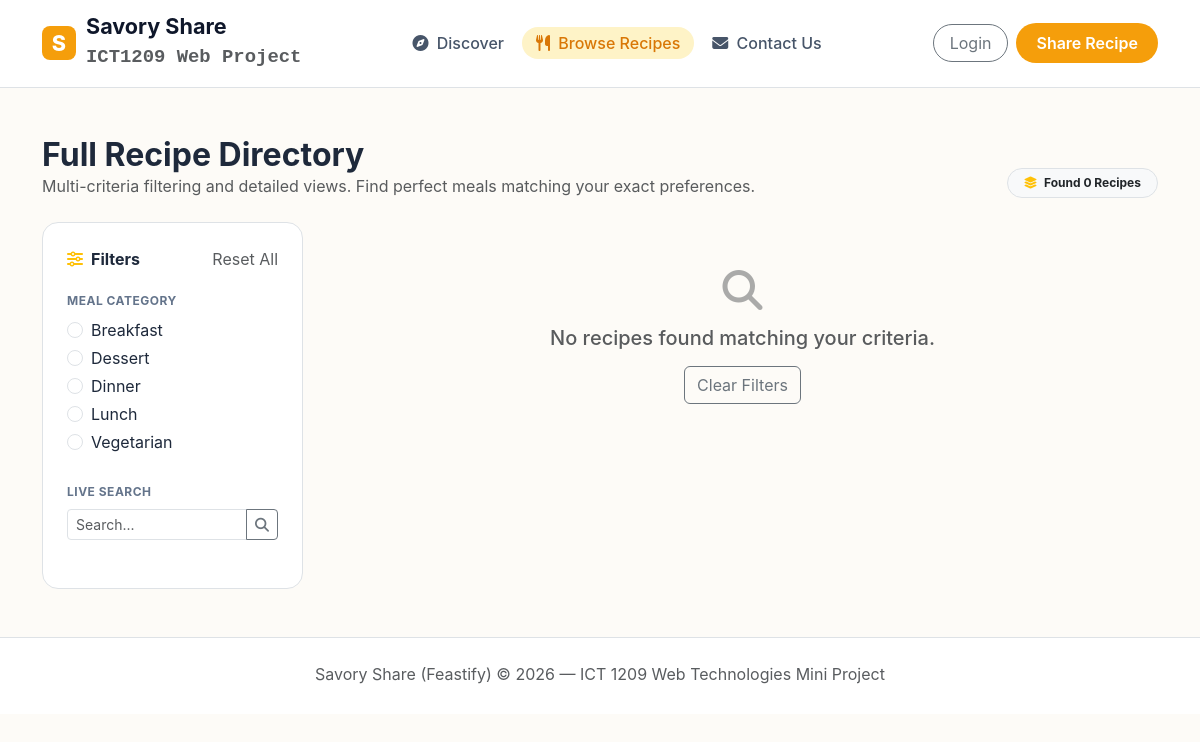
Page /dashboard.php on the committed database.
### tables this page shows
CREATE TABLE IF NOT EXISTS `categories` (
  `id` INT AUTO_INCREMENT PRIMARY KEY,
  `name` VARCHAR(50) NOT NULL UNIQUE,
  `slug` VARCHAR(50) NOT NULL UNIQUE,
  `icon` VARCHAR(50) DEFAULT 'fa-solid fa-utensils'
);

### dashboard.php (the view, shortened to what this page needs)
<?php
require_once 'includes/db.php';
$search = $_GET['q'] ?? '';
$category = $_GET['category'] ?? '';
$query = "SELECT r.*, c.name as category_name, c.slug as category_slug FROM recipes r LEFT JOIN categories c ON r.category_id = c.id WHERE 1=1";
$params = [];
$query .= " ORDER BY r.created_at DESC";
$stmt = $pdo->prepare($query);
$stmt->execute($params);
$recipes = $stmt->fetchAll();
?>
<!DOCTYPE html>
<html lang="en">
<head>
  <link href="https://cdn.jsdelivr.net/npm/bootstrap@5.3.0/dist/css/bootstrap.min.css" rel="stylesheet">
  <link rel="stylesheet" href="https://cdnjs.cloudflare.com/ajax/libs/font-awesome/6.4.0/css/all.min.css">
  <link rel="stylesheet" href="css/wireframe.css">
</head>
<body>
  <nav class="navbar navbar-expand-lg bg-white border-bottom py-3 sticky-top">
    <div class="container">
      <a class="navbar-brand-custom" href="index.php">
        <span class="brand-badge">S</span>
        <div>
          <div class="lh-1">Savory Share</div>
          <small class="text-muted fs-7 font-monospace">ICT1209 Web Project</small>
        </div>
      </a>
      <div class="collapse navbar-collapse" id="navMenu">
        <ul class="navbar-nav mx-auto gap-1">
          <li class="nav-item"><a class="nav-link-custom" href="index.php"><i class="fa-solid fa-compass me-1"></i> Discover</a></li>
          <li class="nav-item"><a class="nav-link-custom active" href="dashboard.php"><i class="fa-solid fa-utensils me-1"></i> Browse Recipes</a></li>
          <li class="nav-item"><a class="nav-link-custom" href="contact.php"><i class="fa-solid fa-envelope me-1"></i> Contact Us</a></li>
        </ul>
        <div class="d-flex align-items-center gap-2">
          <?php if (isset($_SESSION['user_id'])): ?>
            <a href="submit-recipe.php" class="btn btn-amber me-2"><i class="fa-solid fa-pen-nib me-1"></i> Share Recipe</a>
            <span class="me-3 fw-bold text-dark"><i class="fa-solid fa-user-circle me-1"></i> <?= htmlspecialchars($_SESSION['user_name']) ?></span>
            <a href="auth/logout.php" class="btn btn-outline-danger rounded-pill px-3">Logout</a>
          <?php else: ?>
            <a href="auth/login.php" class="btn btn-outline-secondary rounded-pill px-3">Login</a>
            <a href="auth/register.php" class="btn btn-amber">Share Recipe</a>
          <?php endif; ?>
        </div>
      </div>
    </div>
  </nav>
  <main class="container my-5">
    <div class="d-flex justify-content-between align-items-end mb-4">
      <div>
        <h2 class="fw-bold m-0">Full Recipe Directory</h2>
        <p class="text-muted m-0">Multi-criteria filtering and detailed views. Find perfect meals matching your exact preferences.</p>
      </div>
      <span class="badge bg-light text-dark border px-3 py-2 rounded-pill"><i class="fa-solid fa-layer-group me-1 text-warning"></i> Found <?= count($recipes) ?> Recipes</span>
    </div>
    <div class="row g-4">
      <div class="col-lg-3">
        <div class="bg-white p-4 rounded-4 border">
          <div class="d-flex justify-content-between align-items-center mb-3">
            <h6 class="fw-bold m-0"><i class="fa-solid fa-sliders me-2 text-warning"></i>Filters</h6>
            <a href="dashboard.php" class="text-decoration-none text-muted fs-7">Reset All</a>
          </div>
          <form action="dashboard.php" method="GET">
              <div class="mb-4">
                <label class="wireframe-label mb-2">Meal Category</label>
                <?php
                $catStmt = $pdo->query("SELECT * FROM categories ORDER BY name ASC");
                while ($c = $catStmt->fetch()):
                ?>
                <div class="form-check fs-7 mb-1">
                  <input class="form-check-input" type="radio" name="category" id="cat_<?= $c['slug'] ?>" value="<?= $c['slug'] ?>" <?= ($category === $c['slug']) ? 'checked' : '' ?> onchange="this.form.submit()">
                  <label class="form-check-label" for="cat_<?= $c['slug'] ?>"><?= htmlspecialchars($c['name']) ?></label>
                </div>
                <?php endwhile; ?>
              </div>
              <div class="mb-4">
                <label class="wireframe-label mb-2">Live Search</label>
                <div class="input-group input-group-sm">
                    <input type="text" name="q" class="form-control" placeholder="Search..." value="<?= htmlspecialchars($search) ?>">
                    <button class="btn btn-outline-secondary" type="submit"><i class="fa-solid fa-search"></i></button>
                </div>
              </div>
          </form>
        </div>
      </div>
      <div class="col-lg-9">
        <div class="row g-4">
          <?php if (count($recipes) > 0): foreach ($recipes as $recipe): ?>
          <div class="col-md-6 col-xl-4">
            <div class="recipe-card h-100">
              <?php if (!empty($recipe['image_url'])): ?>
              <div class="position-relative">
                <img src="<?= htmlspecialchars($recipe['image_url']) ?>" class="recipe-card-img" alt="<?= htmlspecialchars($recipe['title']) ?>">
                <span class="position-absolute top-0 start-0 m-3 meal-badge badge-<?= htmlspecialchars($recipe['category_slug']) ?>">
                    <?= strtoupper(htmlspecialchars($recipe['category_name'])) ?>
                </span>
              </div>
              <?php endif; ?>
              <div class="p-3">
                <?php if (empty($recipe['image_url'])): ?>
                <div class="mb-2">
                  <span class="meal-badge badge-<?= htmlspecialchars($recipe['category_slug']) ?>">
                      <?= strtoupper(htmlspecialchars($recipe['category_name'])) ?>
                  </span>
                </div>
                <?php endif; ?>
                <div class="d-flex align-items-center text-warning fs-7 mb-1">
                  <i class="fa-solid fa-star me-1"></i> 4.5 <span class="text-muted ms-1">(Phase 2)</span>
                </div>
                <h6 class="fw-bold mb-2"><?= htmlspecialchars($recipe['title']) ?></h6>
                <p class="text-muted fs-7 mb-3"><?= htmlspecialchars(substr($recipe['instructions'], 0, 70)) ?>...</p>
                <div class="d-flex justify-content-between align-items-center pt-2 border-top fs-7 text-muted">
                  <span><i class="fa-regular fa-clock me-1"></i> <?= htmlspecialchars($recipe['prep_time'] + $recipe['cook_time']) ?> Mins</span>
                  <button class="btn btn-link text-decoration-none fw-semibold text-warning p-0" data-bs-toggle="modal" data-bs-target="#recipeModal<?= $recipe['id'] ?>">Cook Recipe &rarr;</button>
                </div>
              </div>
            </div>
          </div>
          <div class="modal fade" id="recipeModal<?= $recipe['id'] ?>" tabindex="-1" aria-hidden="true">
            <div class="modal-dialog modal-xl modal-dialog-centered">
              <div class="modal-content border-0 rounded-4 shadow-lg overflow-hidden">
                <div class="modal-body p-0">
                  <button type="button" class="btn-close position-absolute top-0 end-0 m-3 z-3 bg-white p-2 shadow-sm rounded-circle" data-bs-dismiss="modal" aria-label="Close"></button>
                  <div class="row g-0">
                    <div class="col-md-4 bg-light p-4 border-end overflow-auto" style="max-height: 80vh;">
                      <h5 class="fw-bold text-dark mb-3"><i class="fa-solid fa-list-check me-2 text-warning"></i>Ingredients</h5>
                      <div class="text-muted fs-6 mb-4" style="white-space: pre-wrap;"><?= htmlspecialchars($recipe['ingredients'] ?? 'No ingredients listed.') ?></div>
                      <h5 class="fw-bold text-dark mb-3"><i class="fa-solid fa-fire-burner me-2 text-warning"></i>Instructions</h5>
                      <div class="text-muted fs-6" style="white-space: pre-wrap;"><?= htmlspecialchars($recipe['instructions']) ?></div>
                    </div>
                    <div class="col-md-4 p-5 d-flex flex-column justify-content-center">
                      <span class="badge bg-amber text-warning rounded-pill px-3 py-2 align-self-start mb-3"><?= strtoupper(htmlspecialchars($recipe['category_name'])) ?></span>
                      <div class="d-flex align-items-start justify-content-between mb-3">
                          <h2 class="fw-bold mb-0"><?= htmlspecialchars($recipe['title']) ?></h2>
                          <?php if (isset($_SESSION['user_id']) && $_SESSION['user_id'] == $recipe['user_id']): ?>
                              <a href="edit-recipe.php?id=<?= $recipe['id'] ?>" class="btn btn-sm btn-outline-warning rounded-pill px-3 ms-2 text-nowrap"><i class="fa-solid fa-pen-to-square me-1"></i>Edit</a>
                          <?php endif; ?>
                      </div>
                      <div class="d-flex align-items-center gap-3 mb-4 text-muted fs-7">
                          <span><i class="fa-regular fa-clock me-1"></i> <?= htmlspecialchars($recipe['prep_time'] + $recipe['cook_time']) ?> Mins</span>
                          <span><i class="fa-solid fa-signal me-1"></i> <?= htmlspecialchars($recipe['difficulty']) ?></span>
                          <span><i class="fa-solid fa-user-group me-1"></i> <?= htmlspecialchars($recipe['servings']) ?> Servings</span>
                      </div>
                      <p class="text-muted fs-6 lead">A delicious homemade <?= strtolower(htmlspecialchars($recipe['category_name'])) ?> recipe ready to be cooked and enjoyed.</p>
                    </div>
                    <div class="col-md-4">
                      <?php if (!empty($recipe['image_url'])): ?>
                        <img src="<?= htmlspecialchars($recipe['image_url']) ?>" alt="<?= htmlspecialchars($recipe['title']) ?>" class="img-fluid w-100 h-100 object-fit-cover" style="min-height: 400px;">
                      <?php else: ?>
                        <div class="w-100 h-100 d-flex align-items-center justify-content-center bg-secondary bg-opacity-10" style="min-height: 400px;">
                          <i class="fa-solid fa-utensils fs-1 text-muted opacity-25"></i>
                        </div>
                      <?php endif; ?>
                    </div>
                  </div>
                </div>
              </div>
            </div>
          </div>
          <?php endforeach; else: ?>
            <div class="col-12 text-center py-5 text-muted">
                <i class="fa-solid fa-magnifying-glass fs-1 mb-3 opacity-50"></i>
                <h5>No recipes found matching your criteria.</h5>
                <a href="dashboard.php" class="btn btn-outline-secondary mt-2">Clear Filters</a>
            </div>
          <?php endif; ?>
        </div>
      </div>
    </div>
  </main>
  <footer class="bg-white border-top py-4 mt-5">
    <div class="container text-center text-muted fs-7">
      <p class="mb-1">Savory Share (Feastify) &copy; 2026 — ICT 1209 Web Technologies Mini Project</p>
    </div>
  </footer>
</body>
</html>

### css/wireframe.css (style rules this page uses)
:root { --primary-amber: #f59e0b; --primary-amber-hover: #d97706; --dark-navy: #0f172a; --card-bg-navy: #1e293b; --bg-cream: #fdfbf7; --text-dark: #1e293b; --text-muted: #64748b; --border-light: #e2e8f0; --badge-light: #f1f5f9; }
body { font-family: 'Inter', -apple-system, BlinkMacSystemFont, "Segoe UI", Roboto, sans-serif; background-color: var(--bg-cream); color: var(--text-dark); margin: 0; padding: 0; }
.navbar-brand-custom { display: flex; align-items: center; gap: 10px; font-weight: 700; font-size: 1.35rem; color: var(--dark-navy); text-decoration: none; }
.brand-badge { background: var(--primary-amber); color: #fff; width: 34px; height: 34px; border-radius: 8px; display: inline-flex; align-items: center; justify-content: center; font-weight: 800; }
.nav-link-custom { font-weight: 500; color: #475569; text-decoration: none; padding: 6px 14px; border-radius: 20px; transition: all 0.2s ease; }
.nav-link-custom:hover, .nav-link-custom.active { color: var(--primary-amber-hover); background: #fef3c7; }
.btn-amber { background-color: var(--primary-amber); color: #ffffff; border-radius: 20px; padding: 8px 20px; font-weight: 600; border: none; transition: background 0.2s ease; }
.wireframe-label { font-size: 0.75rem; font-weight: 700; text-transform: uppercase; color: #64748b; letter-spacing: 0.5px; }

### rows in the picture
categories: slug "☐ Breakfast", name "Breakfast"
categories: slug "☐ Dessert", name "Dessert"
categories: slug "☐ Dinner", name "Dinner"
categories: slug "☐ Lunch", name "Lunch"
categories: slug "☐ Vegetarian", name "Vegetarian"

### other values in the picture
count($recipes) "0"
